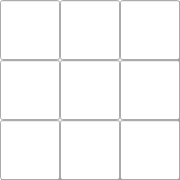
   <widget class="QFrame" name="sub_grid_9">
    <property name="geometry">
     <rect>
      <x>410</x>
      <y>360</y>
      <width>180</width>
      <height>180</height>
     </rect>
    </property>
    <property name="font">
     <font>
      <pointsize>24</pointsize>
     </font>
    </property>
    <property name="frameShape">
     <enum>QFrame::Box</enum>
    </property>
    <property name="frameShadow">
     <enum>QFrame::Raised</enum>
    </property>
    <property name="lineWidth">
     <number>5</number>
    </property>
    <widget class="QLineEdit" name="field_72">
     <property name="geometry">
      <rect>
       <x>60</x>
       <y>60</y>
       <width>60</width>
       <height>60</height>
      </rect>
     </property>
     <property name="font">
      <font>
       <pointsize>28</pointsize>
      </font>
     </property>
     <property name="maxLength">
      <number>1</number>
     </property>
     <property name="alignment">
      <set>Qt::AlignCenter</set>
     </property>
    </widget>
    <widget class="QLineEdit" name="field_73">
     <property name="geometry">
      <rect>
       <x>120</x>
       <y>0</y>
       <width>60</width>
       <height>60</height>
      </rect>
     </property>
     <property name="font">
      <font>
       <pointsize>28</pointsize>
      </font>
     </property>
     <property name="maxLength">
      <number>1</number>
     </property>
     <property name="alignment">
      <set>Qt::AlignCenter</set>
     </property>
    </widget>
    <widget class="QLineEdit" name="field_74">
     <property name="geometry">
      <rect>
       <x>120</x>
       <y>120</y>
       <width>60</width>
       <height>60</height>
      </rect>
     </property>
     <property name="font">
      <font>
       <pointsize>28</pointsize>
      </font>
     </property>
     <property name="maxLength">
      <number>1</number>
     </property>
     <property name="alignment">
      <set>Qt::AlignCenter</set>
     </property>
    </widget>
    <widget class="QLineEdit" name="field_75">
     <property name="geometry">
      <rect>
       <x>60</x>
       <y>0</y>
       <width>60</width>
       <height>60</height>
      </rect>
     </property>
     <property name="font">
      <font>
       <pointsize>28</pointsize>
      </font>
     </property>
     <property name="maxLength">
      <number>1</number>
     </property>
     <property name="alignment">
      <set>Qt::AlignCenter</set>
     </property>
    </widget>
    <widget class="QLineEdit" name="field_76">
     <property name="geometry">
      <rect>
       <x>0</x>
       <y>120</y>
       <width>60</width>
       <height>60</height>
      </rect>
     </property>
     <property name="font">
      <font>
       <pointsize>28</pointsize>
      </font>
     </property>
     <property name="maxLength">
      <number>1</number>
     </property>
     <property name="alignment">
      <set>Qt::AlignCenter</set>
     </property>
    </widget>
    <widget class="QLineEdit" name="field_77">
     <property name="geometry">
      <rect>
       <x>60</x>
       <y>120</y>
       <width>60</width>
       <height>60</height>
      </rect>
     </property>
     <property name="font">
      <font>
       <pointsize>28</pointsize>
      </font>
     </property>
     <property name="maxLength">
      <number>1</number>
     </property>
     <property name="alignment">
      <set>Qt::AlignCenter</set>
     </property>
    </widget>
    <widget class="QLineEdit" name="field_78">
     <property name="geometry">
      <rect>
       <x>120</x>
       <y>60</y>
       <width>60</width>
       <height>60</height>
      </rect>
     </property>
     <property name="font">
      <font>
       <pointsize>28</pointsize>
      </font>
     </property>
     <property name="maxLength">
      <number>1</number>
     </property>
     <property name="alignment">
      <set>Qt::AlignCenter</set>
     </property>
    </widget>
    <widget class="QLineEdit" name="field_79">
     <property name="geometry">
      <rect>
       <x>0</x>
       <y>60</y>
       <width>60</width>
       <height>60</height>
      </rect>
     </property>
     <property name="font">
      <font>
       <pointsize>28</pointsize>
      </font>
     </property>
     <property name="maxLength">
      <number>1</number>
     </property>
     <property name="alignment">
      <set>Qt::AlignCenter</set>
     </property>
    </widget>
    <widget class="QLineEdit" name="field_80">
     <property name="geometry">
      <rect>
       <x>0</x>
       <y>0</y>
       <width>60</width>
       <height>60</height>
      </rect>
     </property>
     <property name="font">
      <font>
       <pointsize>28</pointsize>
      </font>
     </property>
     <property name="maxLength">
      <number>1</number>
     </property>
     <property name="alignment">
      <set>Qt::AlignCenter</set>
     </property>
    </widget>
   </widget>
